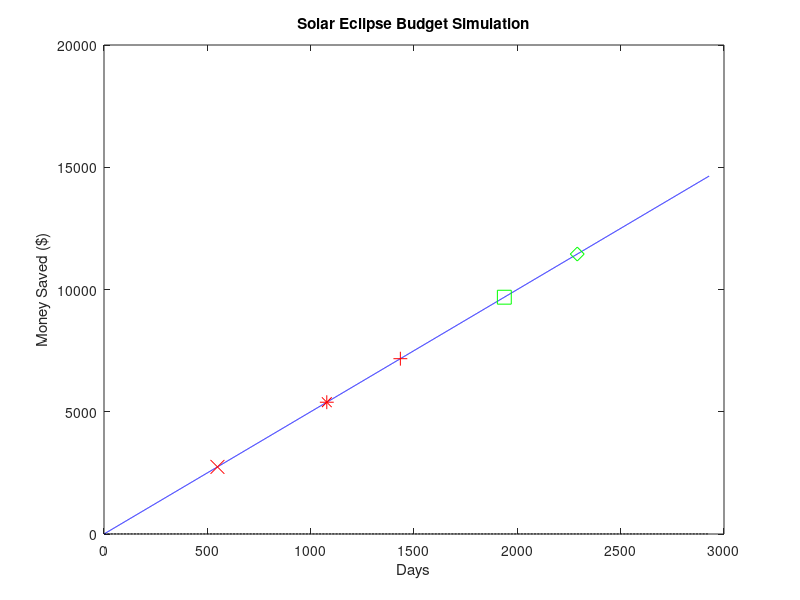

Here is the MATLAB script that generated this plot: (Note: this script raises an error after producing the figure.)
%Andrew Brown Homework 3 Problem 2

clc
clear
close all

%Continuation of HW2 Problem 2 TSE budgeting with practice using loops, if
%statements and user inputs with arrays.

%Total Solar Eclipse Part 1

%Part A: Create three variables: Year, Month, and Day. These three 
%variables should contain a vector of the corresponding values of the 
%TSE dates.

%Defining the three time-based variables with the given data.
day=[2,14,4,20,8,12]; %Days of the future TSE
month=[7,12,12,4,4,8]; %months of the future TSE
year=[2019,2020,2021,2023,2024,2026]; %years of the future TSE

%Part B: Calculate how many days between January 1st, 2018 and each of 
%the upcoming TSE dates. Use the assumption that the Gregorian (western) 
%solar calendar month, on average has 30.44 days. And every year has on 
%average 365.2425 days. 

%Do the needed year and month conversions into days
daysInAMonth=30.44; %Average number of days in a month
daysInAYear=365.2425; %Average number of days in a year

%Set up the arrays into only days for the end calculation
daysSubtracted=736695; %Days before Jan. 1, 2018
monthsToDays=(month-1).*daysInAMonth; %convert months to days
yearsToDays=(year-1).*daysInAYear; %convert years to days

%Calculation of days between Jan 1, 2018 and the given TSEs
daysUntilTSE=yearsToDays+monthsToDays+day-daysSubtracted;
roundedDaysUntilTSE=round(daysUntilTSE);
%Part C: Calculate the daily saving balance that you will accumulate in 
%your account starting from day one until and ending on day 3,200. 
%(Assume that you are adding $2/day into your account. No interest is 
%added to your saving account). Assign the daily savings of all 3,200 
%values into one array.

%Ask the user for the required budget
budget=input('Required Budget: $');

%PART 2 START

%Ask the user to input their daily and initial savings starting from 1-1-2018
savings=input('Daily savings starting 1-1-2018: $'); %user input savings in $
initialSavings=input('Intial savings on 1-1-2018: $'); %user input initial savings in $
dailySavingsBalance=initialSavings:savings:11^4; %Array for the daily savings that counts by your dailysavings and starts at your initial savings

%Create a counter for i that breaks when you can afford a trip or when you
%cannot afford any trips
i=1;
while roundedDaysUntilTSE(i)*savings+initialSavings<budget
    i=i+1; %increase i when you cannot afford the trip
    if i==6
        break %if you cannot afford any trip, break the if statement and while loop
    end
end

%Produces the correct statement based on whether or not you can afford any
%eclipse
if i==6
    fprintf('Your savings budget will not allow you to attend any of the upcoming eclipses.\n'); %print when you cannot afford any trip
else
    fprintf('With a required budget of $%0.2f you can attend the following total solar eclipse(s):\n',budget); %print when you can afford a trip
end

%Prints out the needed values for the eclipses that you can afford.
for j=1:6
    if roundedDaysUntilTSE(j)*savings+initialSavings>=budget %if your savings are more than or equal to your budget
        fprintf('A total solar eclipse that occurs on %0.0f days with a savings balance of $%0.0f\n',roundedDaysUntilTSE(j),roundedDaysUntilTSE(j)*savings+initialSavings) %print out which trips you can afford
    end
end

%Part 1 D: Generate a plot that shows all of the following:
%1. The value of your daily savings.
%2. Plot a marker on the plot for each TSE and your savings that day.
%3. Plot a dashed horizontal line for savings = $3000
%4. Print out how many days are left until the first TSE you can afford and
%their savings balance that day.


countDays=1:length(dailySavingsBalance); %Array to count the days in order

%Plot the Solar Eclipse Budget Simulation
plot(countDays,dailySavingsBalance,'b')
title('Solar Eclipse Budget Simulation')
xlabel('Days')
ylabel('Money Saved ($)')
hold on

%Plot a horizontal line at y=3000 using the ines function
horizontalLine=ones(1,length(countDays));
plot(countDays,budget.*horizontalLine,'--k')

%Plot each solar eclipse date and savings.
plot(roundedDaysUntilTSE(1),dailySavingsBalance(roundedDaysUntilTSE(1)),'xr','MarkerSize',10) %2019 eclipse
plot(roundedDaysUntilTSE(2),dailySavingsBalance(roundedDaysUntilTSE(2)),'*r','MarkerSize',10) %2020 eclipse
plot(roundedDaysUntilTSE(3),dailySavingsBalance(roundedDaysUntilTSE(3)),'+r','MarkerSize',10) %2021 eclipse
plot(roundedDaysUntilTSE(4),dailySavingsBalance(roundedDaysUntilTSE(4)),'sg','MarkerSize',10) %2023 eclipse
plot(roundedDaysUntilTSE(5),dailySavingsBalance(roundedDaysUntilTSE(5)),'dg','MarkerSize',10) %2024 eclipse
plot(roundedDaysUntilTSE(6),dailySavingsBalance(roundedDaysUntilTSE(6)),'og','MarkerSize',10) %2026 eclipse

%Create the legend in the SW corner
legend('Savings','Required Budget','2019 Eclipse','2020 Eclipse','2021 Eclipse','2023 Eclipse','2024 Eclipse','2026 Eclipse','location','SE')
